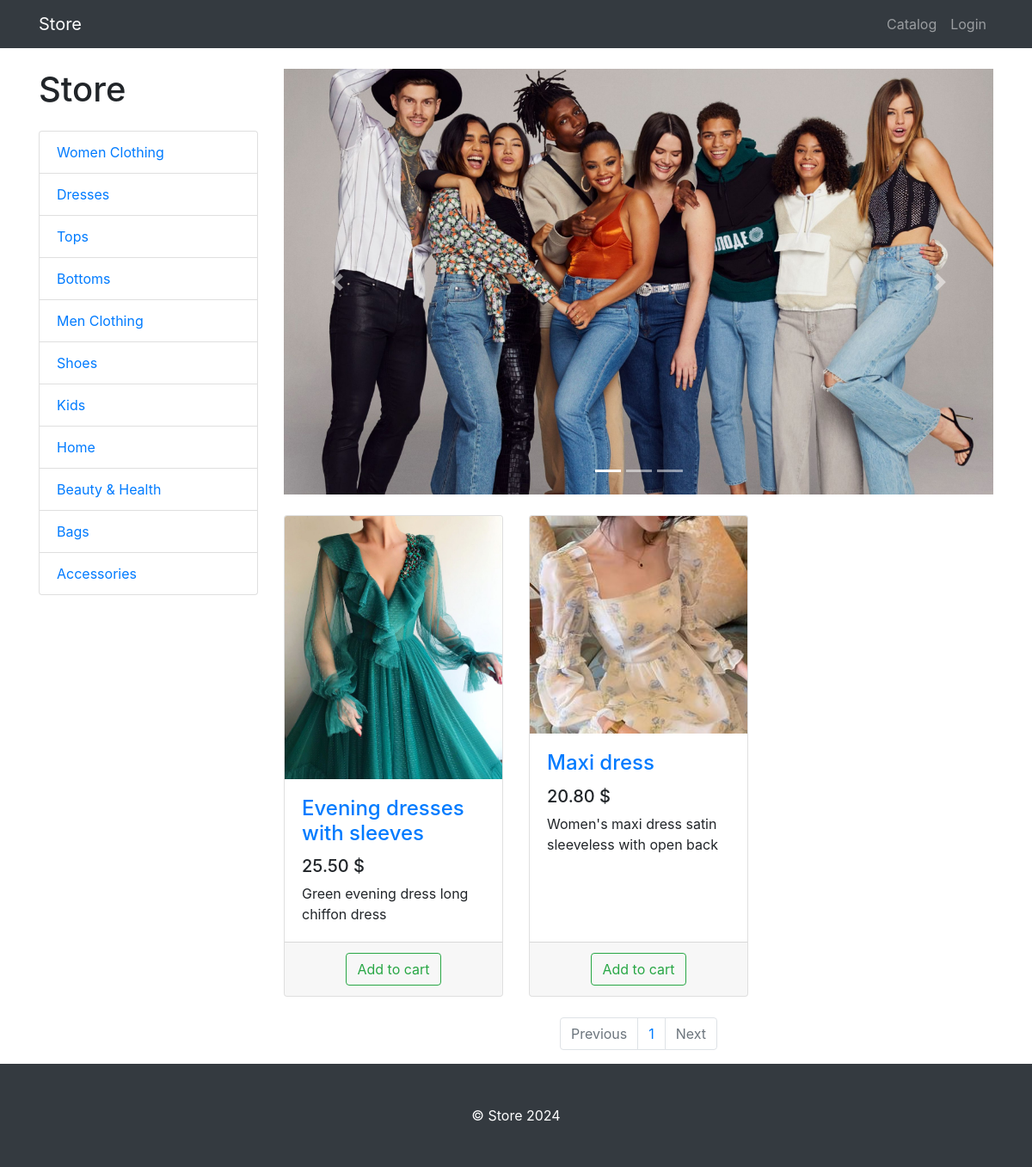
Screenshot of /products/category/4/ with the database file from the repository.
### products/models.py (models this page shows, shortened)
class ProductCategory(models.Model):
    name = models.CharField(max_length=128)
    description = models.TextField(null=True, blank=True)
    class Meta:
        verbose_name = 'category'
        verbose_name_plural = 'categories'

class Product(models.Model):
    name = models.CharField(max_length=128)
    description = models.TextField()
    price = models.DecimalField(max_digits=6, decimal_places=2)
    quantity = models.PositiveIntegerField(default=0)
    image = models.ImageField(upload_to='products_images')
    category = models.ForeignKey(ProductCategory, on_delete=models.CASCADE)
    class Meta:
        verbose_name = 'product'
        verbose_name_plural = 'products'

### products/views.py (the view)
# urls.py: path('', products, name='index'),
def products(request, category_id=None, page_number=1):
    products = Product.objects.filter(category_id=category_id) if category_id else Product.objects.all()
    per_page = 8
    paginator = Paginator(products, per_page)
    products_paginator = paginator.page(page_number)
    context = {
        'title': 'Store - Catalog',
        'categories': ProductCategory.objects.all(),
        'products': products_paginator,
    }
    return render(request, 'products/products.html', context)

### products/templates/products/products.html (shortened to what this page needs)
{% extends 'products/base.html' %}
{% load static %}
{% block css %}
    <link href="{% static 'vendor/css/products.css' %}" rel="stylesheet">
{% endblock %}
{% block content %}
    <div class="container">
    <div class="row">
        <div class="col-lg-3">
            <h1 class="my-4">Store</h1>
            <div class="list-group">
                {% for category in categories %}
                    <a href="{% url 'products:category' category.id %}" class="list-group-item">{{ category.name }}</a>
                {% endfor %}
            </div>
        </div>
        <div class="col-lg-9">
            <div id="carouselExampleIndicators" class="carousel slide my-4" data-ride="carousel">
                <ol class="carousel-indicators">
                    <li data-target="#carouselExampleIndicators" data-slide-to="0" class="active"></li>
                    <li data-target="#carouselExampleIndicators" data-slide-to="1"></li>
                    <li data-target="#carouselExampleIndicators" data-slide-to="2"></li>
                </ol>
                <div class="carousel-inner" role="listbox">
                    <div class="carousel-item active">
                        <img class="d-block img-fluid" src="{% static 'vendor/img/slides/slide-1.jpg' %}" alt="First slide">
                    </div>
                </div>
                <a class="carousel-control-prev" href="#carouselExampleIndicators" role="button" data-slide="prev">
                    <span class="carousel-control-prev-icon" aria-hidden="true"></span>
                </a>
                <a class="carousel-control-next" href="#carouselExampleIndicators" role="button" data-slide="next">
                    <span class="carousel-control-next-icon" aria-hidden="true"></span>
                </a>
            </div>
            <div class="row">
                {% for product in products %}
                    <div class="col-lg-4 col-md-6 mb-4">
                    <div class="card h-100">
                        <a href="#">
                            <img class="card-img-top"
                                 src="{{ product.image.url }}"
                                 alt="">
                        </a>
                        <div class="card-body">
                            <h4 class="card-title">
                                <a href="#">{{ product.name }}</a>
                            </h4>
                            <h5>{{ product.price }} $</h5>
                            <p class="card-text">{{ product.description }}</p>
                        </div>
                        <div class="card-footer text-center">
                            <a class="btn btn-outline-success"
                               href="{% url 'products:basket_add' product.id %}">
                                Add to cart
                            </a>
                        </div>
                    </div>
                </div>
                {% endfor %}
            </div>
            <nav aria-label="Page navigation example">
                <ul class="pagination justify-content-center">
                    <li class="page-item {% if not products.has_previous %} disabled {% endif %}">
                        <a class="page-link"
                           href="{% if products.has_previous %} {% url 'products:paginator' products.previous_page_number %} {% else %} # {% endif %}"
                           tabindex="-1" aria-disabled="true">Previous</a>
                    </li>
                    {%  for page in products.paginator.page_range %}
                        <li class="page-item"><a class="page-link" href="{% url 'products:paginator' page %}">{{ page }}</a></li>
                    {% endfor %}
                    <li class="page-item {% if not products.has_next %} disabled {% endif %}">
                        <a class="page-link"
                           href="{% if products.has_next %} {% url 'products:paginator' products.next_page_number %} {% else %} # {% endif %}">Next</a>
                    </li>
                </ul>
            </nav>
        </div>
    </div>
</div>
{% endblock %}
{% block footer %}
    <footer class="py-5 bg-dark">
    <div class="container">
        <p class="m-0 text-center text-white">&copy; Store 2024</p>
    </div>
</footer>
{% endblock %}

### rows the page displays
ProductCategory: name "Women Clothing"
ProductCategory: name "Dresses"
ProductCategory: name "Tops"
ProductCategory: name "Bottoms"
ProductCategory: name "Men Clothing"
ProductCategory: name "Shoes"
ProductCategory: name "Kids"
ProductCategory: name "Home"
ProductCategory: name "Beauty & Health"
ProductCategory: name "Bags"
ProductCategory: name "Accessories"
Product: image (picture), name "Evening dresses with sleeves", price "25.50", description "Green evening dress long chiffon dress"
Product: image (picture), name "Maxi dress", price "20.80", description "Women's maxi dress satin sleeveless with open back"

### other values shown
{{ page }} "1"
